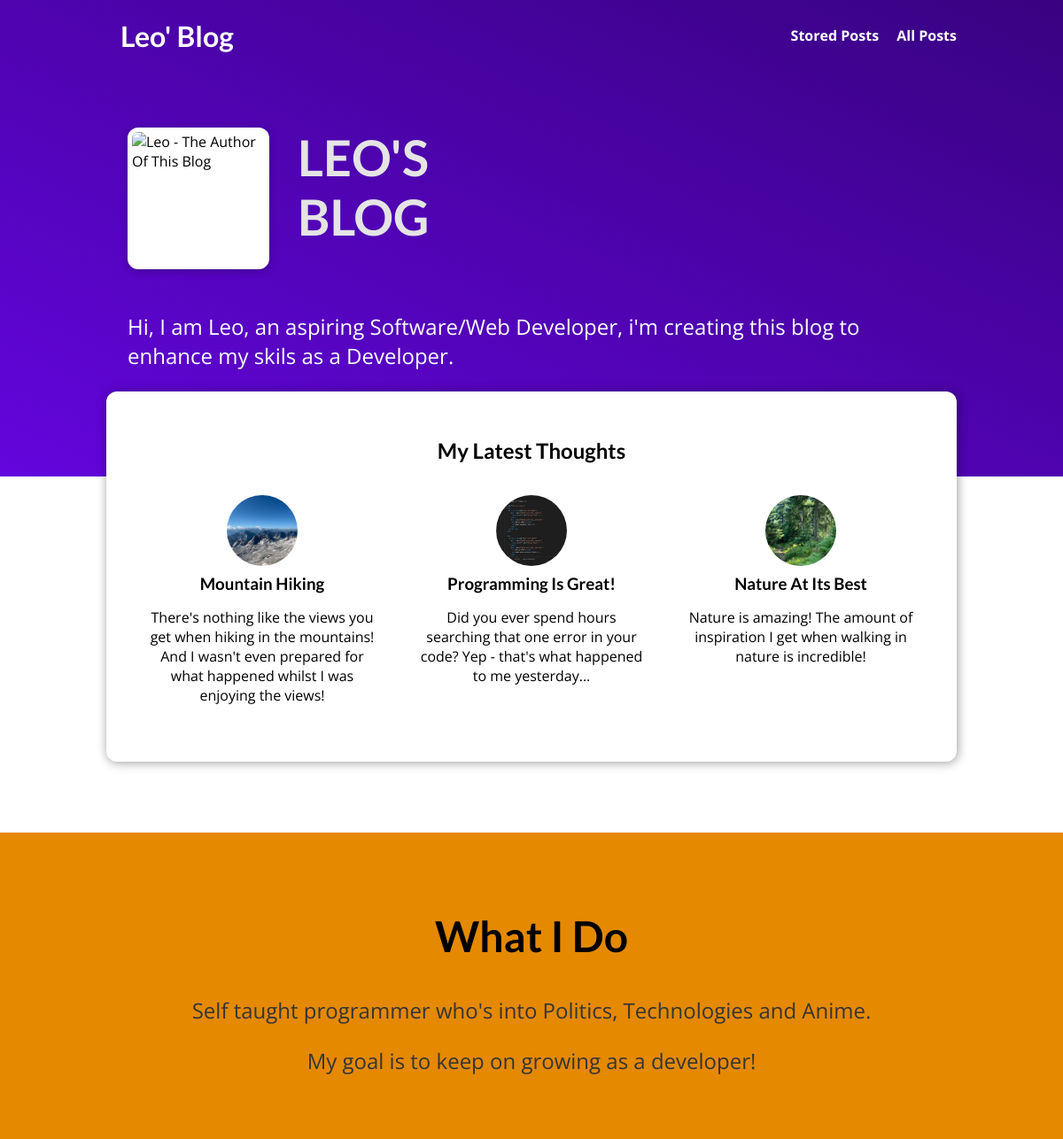
The page / on the database its author committed.
### blog/models.py (models this page shows, shortened)
class Post(models.Model):
    title = models.CharField(max_length=150)
    excerpt = models.CharField(max_length=200)
    image = models.ImageField(upload_to="posts", null=True)
    date = models.DateField(auto_now=True)
    slug = models.SlugField(unique=True, db_index=True)
    content = models.TextField(validators=[MinLengthValidator(10)])
    author = models.ForeignKey(
        Author, on_delete=models.SET_NULL, null=True, related_name="posts")
    tags = models.ManyToManyField(Tag)

### blog/views.py (the view)
# urls.py: path("", views.StartingPageView.as_view(), name='starting-page'),
class StartingPageView(ListView):
    template_name = "blog/index.html"
    model = Post
    ordering = ["-date"]
    context_object_name = "posts"
    def get_queryset(self):
        queryset = super().get_queryset()
        data = queryset[:3]
        return data

### blog/templates/blog/index.html (shortened to what this page needs)
{% extends "base.html" %}
{% load static %}
{%block css_files%}
    <link rel="stylesheet" href="{% static "blog/post.css" %}">
    <link rel="stylesheet" href="{% static "blog/index.css" %}">
{% endblock %}
{%block content%}
    <section id='welcome'>
        <header>
            <img src=" {% static "/blog/images/eu.png" %} " alt="Leo - The Author Of This Blog">
            <h2>LEO'S BLOG</h2>
        </header>
        <p>Hi, I am Leo, an aspiring Software/Web Developer, i'm creating this blog to enhance my skils as a Developer.</p>
    </section>
    <section id='latest-posts'>
        <h2>My Latest Thoughts</h2>
        <ul>
            {% for post in posts %}
                {% include "blog/includes/post.html" %}
            {%endfor%}
        </ul>
    </section>
    <section id="about">
        <h2>What I Do</h2>
        <p>
            Self taught programmer who's into Politics, Technologies and Anime.
        </p>
        <p>
            My goal is to keep on growing as a developer!
        </p>
    </section>
{% endblock %}

### blog/templates/blog/includes/post.html
<li>
    <article class="post">
        <a href="{% url "post-detail-page" post.slug %}">
            <img src="{{ post.image.url }}" alt="{{ post.title }}"/>
            <div class="post__content">
                <h3>{{ post.title }}</h3>
                <p>
                    {{post.excerpt}}
                </p>
            </div>
        </a>
    </article>
</li>

### static/app.css (style rules this page uses)
* { box-sizing: border-box; }
html { font-family: 'Open Sans', 'Lato', sans-serif; }
body { margin: 0; }
h1, h2, h3 { font-family: 'Lato', sans-serif; font-weight: bold; }

### blog/static/blog/post.css (style rules this page uses)
.post { display: flex; flex-direction: column; align-items: center; text-align: center; }
.post a { text-decoration: none; color: black; transition: all 0.2s ease; padding: 1rem; }
.post img { width: 5rem; height: 5rem; object-fit: cover; border-radius: 50%; }
.post h3 { margin: 0.25rem 0; }

### blog/static/blog/index.css (style rules this page uses)
#welcome { background: linear-gradient(to right top, #6305dd, #390281); padding: 6rem 12%; }
#welcome header { display: flex; align-items: flex-start; margin: 3rem auto; }
#welcome img { width: 10rem; height: 10rem; object-fit: cover; object-position: center; border: 5px solid white; border-radius: 12px; background-color: #ffffff; box-shadow: 0 2px 8px rgba(0, 0, 0, 0.25); }
#welcome h2 { font-size: 3.5rem; margin: 0 0 0 2rem; color: #e4e4e4; width: 10rem; }
#welcome p { color: white; font-size: 1.5rem; }
#latest-posts { background-color: white; padding: 2rem; border-radius: 12px; width: 60rem; margin: -6rem auto 2rem auto; box-shadow: 1px 1px 12px rgba(0, 0, 0, 0.4); }
#latest-posts h2 { text-align: center; }
#latest-posts ul { list-style: none; margin: 0; padding: 0; display: flex; gap: 1rem; }
#latest-posts li { flex: 1; }
#about { text-align: center; padding: 3rem; background-color: #e48900; margin-top: 5rem; }
#about h2 { font-size: 3rem; }
#about p { font-size: 1.5rem; color: #353535; }
.post { display: flex; flex-direction: column; align-items: center; text-align: center; }
.post a { text-decoration: none; color: black; transition: all 0.2s ease; padding: 1rem; }
.post img { width: 5rem; height: 5rem; object-fit: cover; border-radius: 50%; }
.post h3 { margin: 0.25rem 0; }

### rows shown on the page
Post: image (picture), title "Mountain Hiking", excerpt "There's nothing like the views you get when hiking in the mountains! And I wasn't even prepared for what happened whilst I was enjoying the views!"
Post: image (picture), title "Programming Is Great!", excerpt "Did you ever spend hours searching that one error in your code? Yep - that's what happened to me yesterday..."
Post: image (picture), title "Nature At Its Best", excerpt "Nature is amazing! The amount of inspiration I get when walking in nature is incredible!"
